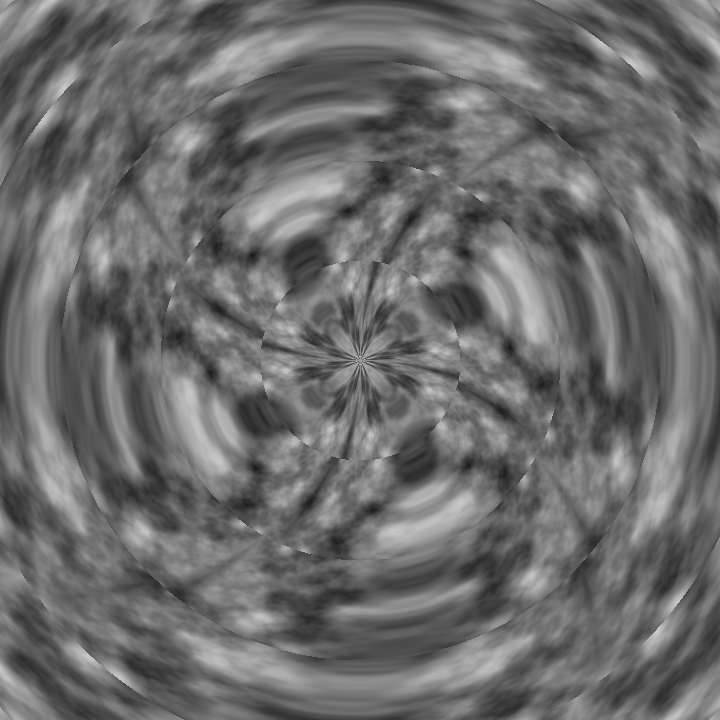
Frame 1 (no input)
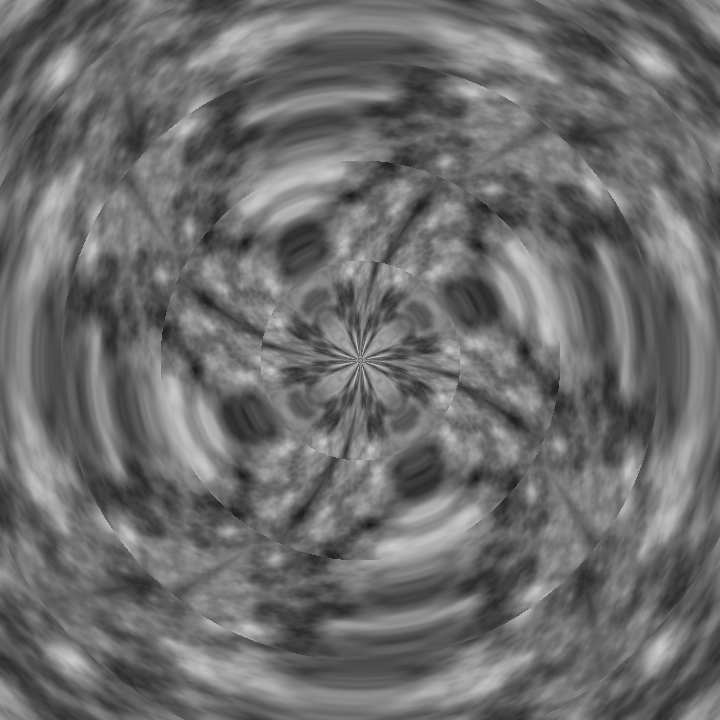
Frame 60 (the mouse pressed at the canvas centre just before this capture)
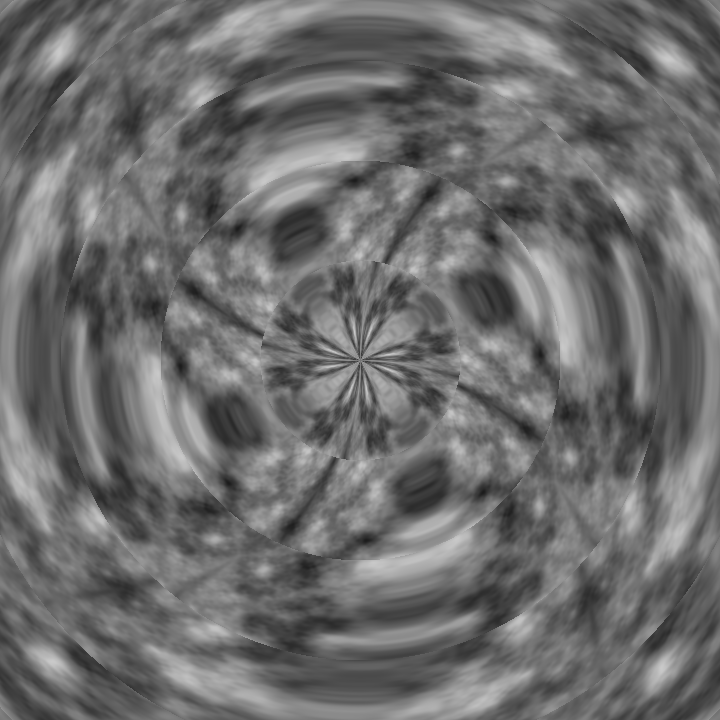
Frame 120 (the mouse held since frame 60 and released just before this capture)

The Processing sketch that drew these frames (run headless with seeded random() and noise(); from frame 60 on, the mouse is pressed at the canvas centre):

// Processing sketch: sketch_1142020_CircularBlender
// ── sketch_1142020_CircularBlender.pde
int x,y;float t,d,s;
void setup(){size(720,720);}
void draw(){t+=.01;loadPixels();for(y=0;y<720;y++)for(x=0;x<720;x++)pixels[y*720+x]=color(noise(sin((atan2(360-x,360-y)+PI)*2+(d=dist(x,y,360,360)*.01)*.5-(s=asin(d%1))*.12)*4,s*.01,t-d*4)*255);updatePixels();}
